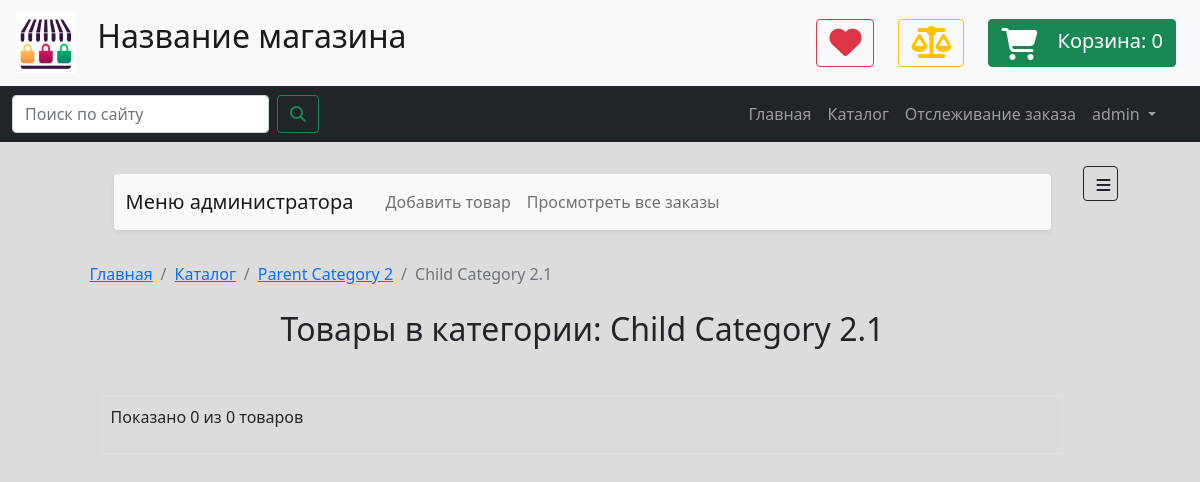
The page /categories/5 (signed in) on the database its author committed.
### data/users.py (models this page shows)
class User(SqlAlchemyBase, UserMixin, SerializerMixin):
    __tablename__ = 'users'
    id = sqlalchemy.Column(sqlalchemy.Integer,
                           primary_key=True, autoincrement=True)
    public_id = sqlalchemy.Column(sqlalchemy.String(50),
                                  unique=True,
                                  nullable=False,
                                  default=generate_uuid)
    is_admin = sqlalchemy.Column(sqlalchemy.Boolean, default=False, nullable=False)
    first_name = sqlalchemy.Column(sqlalchemy.String, nullable=True)
    last_name = sqlalchemy.Column(sqlalchemy.String, nullable=True)
    profile_pic_path = sqlalchemy.Column(sqlalchemy.String, nullable=False,
                                         default='img/user_pics/default_user.png')
    username = sqlalchemy.Column(sqlalchemy.String, nullable=False)
    email = sqlalchemy.Column(sqlalchemy.String,
                              index=True, unique=True, nullable=False)
    phone = sqlalchemy.Column(sqlalchemy.String, nullable=True)
    hashed_password = sqlalchemy.Column(sqlalchemy.String, nullable=False)
    created_date = sqlalchemy.Column(sqlalchemy.DateTime,
                                     default=datetime.datetime.now)
    bonus_points = sqlalchemy.Column(sqlalchemy.Integer, default=0, nullable=True)
    reviews = orm.relation("Review", back_populates='user')
    orders = orm.relation("Order", back_populates='user')
    location_id = sqlalchemy.Column(sqlalchemy.Integer,
                                    sqlalchemy.ForeignKey("locations.id"))
    address = orm.relation('Location')

### data/goods.py (models this page shows, shortened)
class Category(SqlAlchemyBase, SerializerMixin):
    __tablename__ = 'categories'
    id = sqlalchemy.Column(sqlalchemy.Integer,
                           primary_key=True, autoincrement=True)
    parent_id = sqlalchemy.Column(sqlalchemy.Integer,
                                  sqlalchemy.ForeignKey('categories.id'))
    children = orm.relation("Category",
                            backref=backref('parent', remote_side=[id]))
    name = sqlalchemy.Column(sqlalchemy.String, nullable=False)

### routes/goods.py (the view)
@app.route('/categories/<int:categ_id>')
def goods_in_category(categ_id):
    show_only_visible = True
    if current_user.is_authenticated and current_user.is_admin:
        show_only_visible = False
    page = request.args.get('page', 1, type=int)
    db_sess = db_session.create_session()
    category = db_sess.query(Category).get(categ_id)
    categories = db_sess.query(Category).filter_by(parent_id=None)
    query = db_sess.query(Goods).join(Goods.categories).filter(Category.id == categ_id)
    if show_only_visible:
        query = query.filter_by(is_visible=True)
    goods = paginate(query, page, 6)
    if not category:
        db_sess.close()
        abort(404)
    template = render_template('goods_list_page.html',
                               title=f'Категория: {category.name}',
                               goods_items=goods,
                               category=category,
                               categories=categories)
    db_sess.close()
    return template

### data/db_session.py (called while the page is built)
def create_session() -> Session:
    global __factory
    if __factory:
        return __factory()

### main.py (called while the page is built)
@login_manager.user_loader
def load_user(user_id):
    db_sess = db_session.create_session()
    user = db_sess.query(User).get(user_id)
    db_sess.close()
    return user

### tools.py (called while the page is built)
def paginate(query, page, per_page=20, error_out=True):
    if error_out and page < 1:
        abort(404)
    items = query.limit(per_page).offset((page - 1) * per_page).all()
    if not items and page != 1 and error_out:
        abort(404)
    if page == 1 and len(items) < per_page:
        total = len(items)
    else:
        total = query.order_by(None).count()
    return Pagination(query, page, per_page, total, items)

### templates/goods_list_page.html (shortened to what this page needs)
{% extends "main_template.html" %}
{% block content %}
    <nav aria-label="breadcrumb" class="">
        <ol class="breadcrumb">
            <li class="breadcrumb-item"><a href="{{ url_for('index_page') }}">Главная</a></li>
            <li class="breadcrumb-item"><a href="{{ url_for('categories_page') }}">Каталог</a></li>
            {% if category == 'all' %}
                <li class="breadcrumb-item active">Все категории</li>
            {% elif category %}
                {% if category.parent_id %}
                    <li class="breadcrumb-item"><a
                            href="{{ url_for('goods_in_category', categ_id=category.parent.id) }}">
                        {{ category.parent.name }}
                    </a></li>
                {% endif %}
                <li class="breadcrumb-item active">{{ category.name }}</li>
            {% endif %}
        </ol>
    </nav>
    <div class="container mt-4">
        {% if category == 'all' %}
            <h2 class="text-center mb-4">Все товары</h2>
        {% elif category %}
            <h2 class="text-center mb-4">Товары в категории: {{ category.name }}</h2>
        {% endif %}
        <div class="mt-4 mb-4 p-2 border">
            <p class="text-dark">Показано {{ goods_items.items|length }} из {{ goods_items.total }} товаров</p>
        </div>
    </div>
{% endblock %}

### templates/base.html (shortened to what this page needs)
<!DOCTYPE html>
<html lang="en">
<head>
    {% set shop_name = 'Название магазина' %}
    <link href="https://cdn.jsdelivr.net/npm/bootstrap@5.0.0-beta3/dist/css/bootstrap.min.css" rel="stylesheet"
>
    <link rel="stylesheet" href="{{ url_for('static', filename='css/main_stylesheet_v12.css') }}">
</head>
<body>
<header>
    <nav class="navbar navbar-expand navbar-light bg-light">
        <a class="navbar-brand" href="#">
            <img src="{{ url_for('static', filename='img/logo.jpg') }}"
                 width="60" height="60" class="mx-3" alt="">
            <span class="h2 d-none d-sm-inline">{{ shop_name }}</span>
        </a>
        <div class="d-flex flex-row justify-content-end ms-auto me-2 me-md-4">
            <button type="button" class="btn btn-outline-danger ms-2 ms-md-4">
                <i class="fa fa-2x fa-heart"></i>
            </button>
            <button type="button" class="btn btn-outline-warning ms-2 ms-md-4">
                <i class="fa fa-2x fa-balance-scale"></i>
            </button>
            <a href="{{ url_for('cart_page') }}" type="button" class="btn btn-success ms-2 ms-md-4">
                <i class="fa fa-2x fa-shopping-cart me-3"
                   style="vertical-align: middle;"></i>
                <span style="font-size: 20px;" class="d-none d-md-inline">Корзина: </span>
                <span style="font-size: 20px;" id="cart-items-number">{{ session.get('cart', [])|length }}</span>
            </a>
        </div>
    </nav>
    <nav class="navbar navbar-expand-md navbar-dark bg-dark">
        <div class="container-fluid">
            <form class="d-flex me-5" action="{{ url_for('search_goods_page') }}" method="get">
                <input class="form-control me-2" type="text" name="query" placeholder="Поиск по сайту" aria-label="Search">
                <button class="btn btn-outline-success" type="submit"><i class="fa fa-search"></i></button>
            </form>
            <div class="collapse navbar-collapse me-4" id="navbarSupportedContent">
                <ul class="navbar-nav ms-auto mb-2 mb-lg-0">
                    <li class="nav-item">
                        <a class="nav-link" href="{{ url_for('index_page') }}">Главная</a>
                    </li>
                    <li class="nav-item">
                        <a class="nav-link" href="{{ url_for('categories_page') }}">Каталог</a>
                    <li class="nav-item">
                        <a class="nav-link" href="{{ url_for('orders_track') }}">Отслеживание заказа</a>
                    </li>
                    {% if current_user.is_authenticated %}
                        <li class="nav-item dropdown" style="z-index: 999">
                            <a class="nav-link dropdown-toggle" href="#" id="navbarDropdown" role="button"
                               data-bs-toggle="dropdown" aria-expanded="false">
                                {{ current_user.username }}
                            </a>
                        </li>
                    {% endif %}
                </ul>
            </div>
        </div>
    </nav>
</header>
<main role="main" class="m-2 m-md-4 mt-4">
    <div class="d-flex flex-row justify-content-between flex-fill ms-auto me-auto" style="max-width: 90%">
        <div class="me-2 ms-2 flex-fill">
            {% if current_user.is_authenticated and current_user.is_admin %}
                <div class="container mb-4 mt-2 pb-2 pe-4 ps-4">
                    <nav class="navbar navbar-expand-lg navbar-light bg-light rounded shadow-sm">
                        <div class="container-fluid">
                            <a class="navbar-brand me-4" href="#">Меню администратора</a>
                            <div class="collapse navbar-collapse" id="navbarNavAltMarkup">
                                <div class="navbar-nav">
                                    <a class="nav-link" href="{{ url_for('goods_add_page') }}">Добавить товар</a>
                                    <a class="nav-link" href="{{ url_for('orders_list_page') }}">Просмотреть все заказы</a>
                                </div>
                            </div>
                        </div>
                    </nav>
                </div>
            {% endif %}
            {% block content %}{% endblock %}
        </div>
        {% block sidebar %} {% endblock %}
    </div>
</main>
</body>
</html>

### static/css/main_stylesheet_v12.css (style rules this page uses)
body { background: #dcdcdc; }

### rows shown on the page
User: username "admin"
Category: parent.name "Parent Category 2"
Category: name "Child Category 2.1"

### other values the page prints
{{ shop_name }} "Название магазина"
{{ session.get('cart', [])|length }} "0"
{{ goods_items.items|length }} "0"
{{ goods_items.total }} "0"
